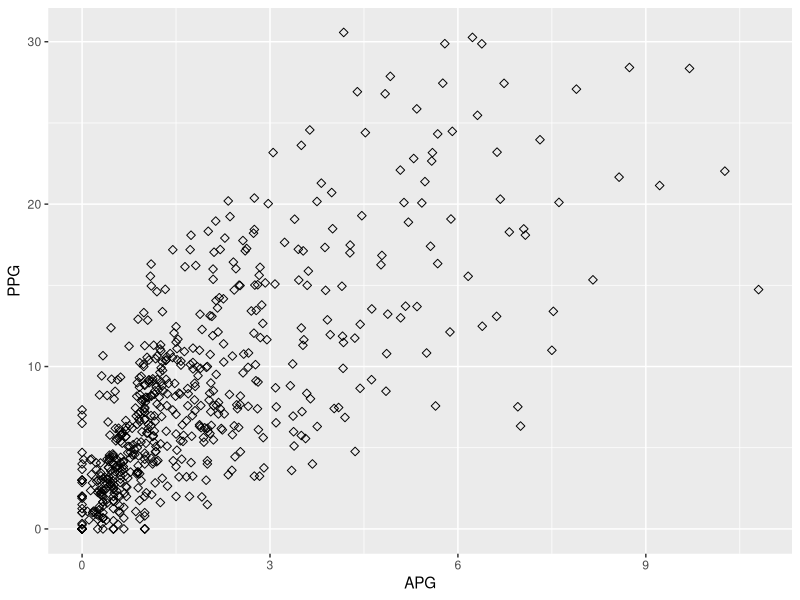

Write the R code that produced this figure.
## ---- chunk 1
knitr::opts_chunk$set(echo = TRUE)
## ---- chunk 2
df = read.csv('./data/nba-stats-21-22.csv', sep=',', header=TRUE)

head(df, 15)
## ---- chunk 3
summary.data.frame(df)
## ---- chunk 4
# Sorting the data frame on total assist column, in decreasing order
ast_sorted <- df[order(df$AST[df$Tm != ""], decreasing=TRUE), c("Player", "Tm", "AST")]

head(ast_sorted, 10)
## ---- chunk 5
tail(ast_sorted, 10)
## ---- chunk 6
pts_sorted <- df[order(df$PTS, decreasing=TRUE), c("Player", "PTS")]

head(pts_sorted, 10)
## ---- chunk 7
tail(pts_sorted, 10)
## ---- chunk 8
# Using total rebounds (TRB column name) to include offensive and defensive rebs
rbs_sorted <- df[order(df$TRB, decreasing=TRUE), c("Player", "TRB")]

head(rbs_sorted, 10)
## ---- chunk 9
tail(rbs_sorted, 10)

## ---- chunk 10
df$APG <- df$AST / df$G
df$PPG <- df$PTS / df$G
df$RPG <- df$TRB / df$G


head(df, 15)
## ---- chunk 11
library(ggplot2)

# Plotting points per game vs assists per game 
ggplot(df, aes(x=APG, y=PPG))+
  geom_point(size=2, shape=23)
